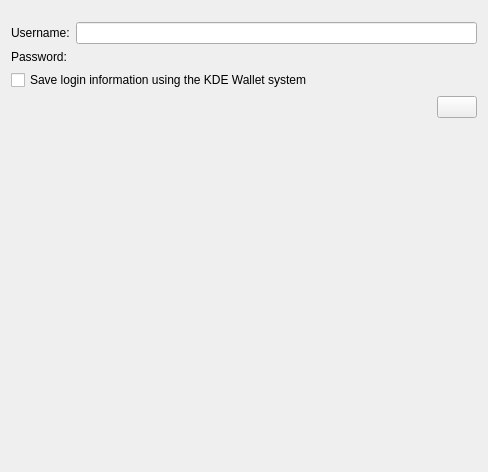
<?xml version="1.0" encoding="UTF-8"?>
<ui version="4.0">
 <class>AssistantPageBugzillaLogin</class>
 <widget class="QWidget" name="AssistantPageBugzillaLogin">
  <property name="geometry">
   <rect>
    <x>0</x>
    <y>0</y>
    <width>488</width>
    <height>472</height>
   </rect>
  </property>
  <layout class="QVBoxLayout" name="verticalLayout">
   <item>
    <widget class="StatusWidget" name="m_statusWidget" native="true"/>
   </item>
   <item>
    <spacer name="verticalSpacer_3">
     <property name="orientation">
      <enum>Qt::Vertical</enum>
     </property>
     <property name="sizeType">
      <enum>QSizePolicy::Fixed</enum>
     </property>
     <property name="sizeHint" stdset="0">
      <size>
       <width>20</width>
       <height>5</height>
      </size>
     </property>
    </spacer>
   </item>
   <item>
    <layout class="QFormLayout" name="formLayout">
     <item row="0" column="0">
      <widget class="QLabel" name="m_userLabel">
       <property name="text">
        <string comment="@label:textbox bugzilla account username">Username:</string>
       </property>
      </widget>
     </item>
     <item row="1" column="0">
      <widget class="QLabel" name="m_passwordLabel">
       <property name="text">
        <string comment="@label:textbox bugzilla account password">Password:</string>
       </property>
      </widget>
     </item>
     <item row="1" column="1">
      <widget class="KPasswordLineEdit" name="m_passwordEdit">
       <property name="accessibleName">
        <string>Password input</string>
       </property>
      </widget>
     </item>
     <item row="0" column="1">
      <widget class="KLineEdit" name="m_userEdit">
       <property name="accessibleName">
        <string>Username input</string>
       </property>
       <property name="trapEnterKeyEvent" stdset="0">
        <bool>true</bool>
       </property>
      </widget>
     </item>
    </layout>
   </item>
   <item>
    <widget class="QCheckBox" name="m_savePasswordCheckBox">
     <property name="text">
      <string comment="@option:check">Save login information using the KDE Wallet system</string>
     </property>
    </widget>
   </item>
   <item>
    <layout class="QHBoxLayout" name="horizontalLayout">
     <item>
      <spacer name="horizontalSpacer">
       <property name="orientation">
        <enum>Qt::Horizontal</enum>
       </property>
       <property name="sizeHint" stdset="0">
        <size>
         <width>40</width>
         <height>20</height>
        </size>
       </property>
      </spacer>
     </item>
     <item>
      <widget class="QPushButton" name="m_loginButton"/>
     </item>
    </layout>
   </item>
   <item>
    <spacer name="verticalSpacer_2">
     <property name="orientation">
      <enum>Qt::Vertical</enum>
     </property>
     <property name="sizeType">
      <enum>QSizePolicy::Fixed</enum>
     </property>
     <property name="sizeHint" stdset="0">
      <size>
       <width>20</width>
       <height>10</height>
      </size>
     </property>
    </spacer>
   </item>
   <item>
    <widget class="QLabel" name="m_noticeLabel">
     <property name="wordWrap">
      <bool>true</bool>
     </property>
     <property name="openExternalLinks">
      <bool>true</bool>
     </property>
    </widget>
   </item>
   <item>
    <spacer name="verticalSpacer">
     <property name="orientation">
      <enum>Qt::Vertical</enum>
     </property>
     <property name="sizeHint" stdset="0">
      <size>
       <width>20</width>
       <height>40</height>
      </size>
     </property>
    </spacer>
   </item>
  </layout>
 </widget>
 <customwidgets>
  <customwidget>
   <class>KPasswordLineEdit</class>
   <extends>QWidget</extends>
   <header>kpasswordlineedit.h</header>
  </customwidget>	 
  <customwidget>
   <class>KLineEdit</class>
   <extends>QLineEdit</extends>
   <header>klineedit.h</header>
  </customwidget>
  <customwidget>
   <class>StatusWidget</class>
   <extends>QWidget</extends>
   <header>statuswidget.h</header>
   <container>1</container>
  </customwidget>
 </customwidgets>
 <tabstops>
  <tabstop>m_userEdit</tabstop>
  <tabstop>m_passwordEdit</tabstop>
  <tabstop>m_savePasswordCheckBox</tabstop>
  <tabstop>m_loginButton</tabstop>
 </tabstops>
 <resources/>
 <connections/>
</ui>
